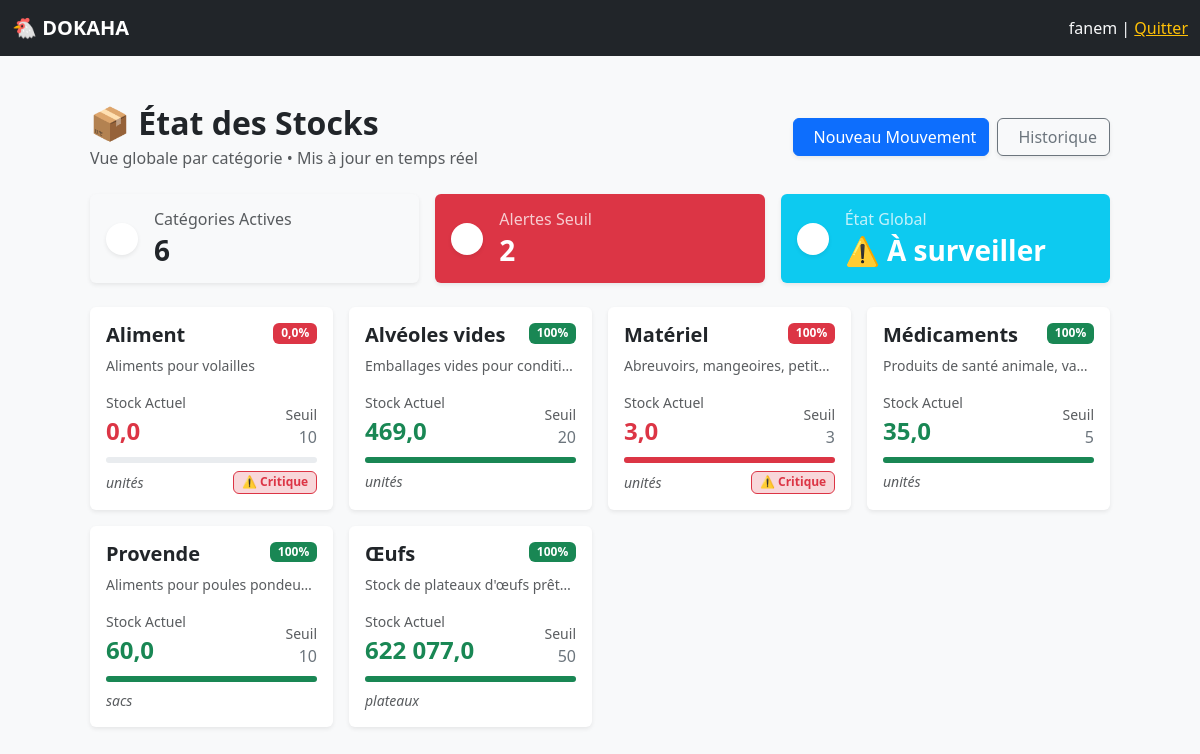
The page /stock/ (signed in) on the database its author committed.
### gestion/models.py (models this page shows, shortened)
class CategorieStock(models.Model):
    nom = models.CharField(max_length=100, unique=True)
    description = models.TextField(blank=True)
    unite_mesure = models.CharField(max_length=20)
    seuil_alerte = models.PositiveIntegerField()
    actif = models.BooleanField(default=True, verbose_name='Actif / Visible formulaire stock')
    class Meta:
        verbose_name = "Catégorie de stock"
        ordering = ['nom']

### gestion/views.py (the view)
# urls.py: path('stock/', views.stock_dashboard, name='stock_dashboard'),
@login_required
def stock_dashboard(request):
    from django.db.models import Sum
    from gestion.models import CategorieStock, MouvementStock
    categories = CategorieStock.objects.all().order_by('nom')
    data = []
    total_alertes = 0
    for cat in categories:
        entrees = MouvementStock.objects.filter(categorie=cat, type_mouvement='entree').aggregate(Sum('quantite'))['quantite__sum'] or 0
        sorties = MouvementStock.objects.filter(categorie=cat, type_mouvement='sortie').aggregate(Sum('quantite'))['quantite__sum'] or 0
        ajust   = MouvementStock.objects.filter(categorie=cat, type_mouvement='ajustement').aggregate(Sum('quantite'))['quantite__sum'] or 0
        pertes  = MouvementStock.objects.filter(categorie=cat, type_mouvement='perte').aggregate(Sum('quantite'))['quantite__sum'] or 0
        stock = float(entrees - sorties + ajust - pertes)
        seuil = cat.seuil_alerte or 0
        is_critical = seuil > 0 and stock <= seuil
        if is_critical: total_alertes += 1
        ratio = min(100, round((stock / seuil * 100) if seuil > 0 else 0, 1))
        data.append({
            'cat': cat, 'stock': stock, 'seuil': seuil,
            'is_critical': is_critical, 'ratio': ratio
        })
    return render(request, 'gestion/stock_dashboard.html', {
        'title': '📦 État des Stocks',
        'categories': data,
        'total_categories': len(data),
        'total_alertes': total_alertes,
        'user': request.user
    })

### gestion/templates/gestion/stock_dashboard.html (shortened to what this page needs)
{% extends 'gestion/base.html' %}
{% load humanize %}
{% block content %}
<div class="container-fluid py-4 px-3 px-lg-5">
    <div class="d-flex flex-column flex-md-row justify-content-between align-items-md-center mb-4 gap-3">
        <div>
            <h2 class="fw-bold mb-1">📦 État des Stocks</h2>
            <p class="text-muted mb-0">Vue globale par catégorie • Mis à jour en temps réel</p>
        </div>
        <div class="d-flex gap-2">
            <a href="/stock/ajouter/" class="btn btn-primary shadow-sm">
                Nouveau Mouvement
            </a>
            <a href="/stock/historique/" class="btn btn-outline-secondary shadow-sm">
                Historique
            </a>
        </div>
    </div>
    <div class="row g-3 mb-4">
        <div class="col-md-4">
            <div class="card border-0 shadow-sm bg-light h-100">
                <div class="card-body d-flex align-items-center gap-3">
                    <div class="bg-white p-3 rounded-circle text-primary shadow-sm">
                    </div>
                    <div>
                        <h6 class="text-muted mb-1">Catégories Actives</h6>
                        <h3 class="mb-0 fw-bold">{{ total_categories }}</h3>
                    </div>
                </div>
            </div>
        </div>
        <div class="col-md-4">
            <div class="card border-0 shadow-sm {% if total_alertes > 0 %}bg-danger text-white{% else %}bg-success text-white{% endif %} h-100">
                <div class="card-body d-flex align-items-center gap-3">
                    <div class="bg-white p-3 rounded-circle shadow-sm {% if total_alertes > 0 %}text-danger{% else %}text-success{% endif %}">
                    </div>
                    <div>
                        <h6 class="mb-1 opacity-75">Alertes Seuil</h6>
                        <h3 class="mb-0 fw-bold">{{ total_alertes }}</h3>
                    </div>
                </div>
            </div>
        </div>
        <div class="col-md-4">
            <div class="card border-0 shadow-sm bg-info text-white h-100">
                <div class="card-body d-flex align-items-center gap-3">
                    <div class="bg-white p-3 rounded-circle text-info shadow-sm">
                    </div>
                    <div>
                        <h6 class="mb-1 opacity-75">État Global</h6>
                        <h3 class="mb-0 fw-bold">{% if total_alertes == 0 %}✅ Stable{% else %}⚠️ À surveiller{% endif %}</h3>
                    </div>
                </div>
            </div>
        </div>
    </div>
    <div class="row g-3">
        {% for item in categories %}
        <div class="col-md-6 col-lg-4 col-xl-3">
            <div class="card h-100 border-0 shadow-sm hover-shadow">
                <div class="card-body p-3">
                    <div class="d-flex justify-content-between align-items-start mb-2">
                        <h5 class="card-title fw-bold mb-0 text-truncate" title="{{ item.cat.nom }}">{{ item.cat.nom }}</h5>
                        <span class="badge {% if item.is_critical %}bg-danger{% elif item.ratio >= 100 %}bg-success{% else %}bg-warning text-dark{% endif %}">
                            {{ item.ratio }}%
                        </span>
                    </div>
                    <p class="small text-muted mb-3 text-truncate">{{ item.cat.description|default:"-" }}</p>
                    <div class="d-flex justify-content-between align-items-end mb-2">
                        <div>
                            <small class="text-muted d-block">Stock Actuel</small>
                            <span class="fs-4 fw-bold {% if item.is_critical %}text-danger{% elif item.ratio >= 100 %}text-success{% else %}text-warning{% endif %}">
                                {{ item.stock|intcomma }}
                            </span>
                        </div>
                        <div class="text-end">
                            <small class="text-muted d-block">Seuil</small>
                            <span class="fs-6 text-secondary">{{ item.seuil|intcomma }}</span>
                        </div>
                    </div>
                    <div class="progress mb-2" style="height: 6px;">
                        <div class="progress-bar {% if item.is_critical %}bg-danger{% elif item.ratio >= 100 %}bg-success{% else %}bg-warning{% endif %}"
                             role="progressbar" style="width: {{ item.ratio }}%"></div>
                    </div>
                    <div class="d-flex justify-content-between align-items-center mt-2">
                        <small class="text-muted fst-italic">{{ item.cat.unite_mesure|default:"unités" }}</small>
                        {% if item.is_critical %}
                            <span class="badge bg-danger-subtle text-danger border border-danger">⚠️ Critique</span>
                        {% endif %}
                    </div>
                </div>
            </div>
        </div>
        {% endfor %}
    </div>
</div>
{% endblock %}

### gestion/templates/gestion/base.html (shortened to what this page needs)
{% load static %}
<!DOCTYPE html>
<html lang="fr">
<head>
    <link href="https://cdn.jsdelivr.net/npm/bootstrap@5.3.0/dist/css/bootstrap.min.css" rel="stylesheet">
</head>
<body class="bg-light">
    <nav class="navbar navbar-dark bg-dark mb-4">
        <div class="container-fluid">
            <a class="navbar-brand fw-bold" href="/dashboard/">🐔 DOKAHA</a>
            {% if user.is_authenticated %}
            <span class="navbar-text text-light">{{ user.username }} | <a href="/admin/logout/" class="text-warning">Quitter</a></span>
            {% endif %}
        </div>
    </nav>
    <div class="container">
        {% block content %}{% endblock %}
    </div>
</body>
</html>

### gestion/templates/gestion/stock_dashboard.html (style rules this page uses)
.hover-shadow { transition: transform 0.2s, box-shadow 0.2s; }
.text-truncate { max-width: 100%; overflow: hidden; white-space: nowrap; }

### rows shown on the page
CategorieStock: cat.nom "Aliment", ratio "0,0", cat.description "Aliments pour volailles", stock "0,0", seuil "10", cat.unite_mesure "unités", shows "⚠️ Critique"
CategorieStock: cat.nom "Alvéoles vides", ratio "100", cat.description "Emballages vides pour conditi…", stock "469,0", seuil "20", cat.unite_mesure "unités"
CategorieStock: cat.nom "Matériel", ratio "100", cat.description "Abreuvoirs, mangeoires, petit…", stock "3,0", seuil "3", cat.unite_mesure "unités", shows "⚠️ Critique"
CategorieStock: cat.nom "Médicaments", ratio "100", cat.description "Produits de santé animale, va…", stock "35,0", seuil "5", cat.unite_mesure "unités"
CategorieStock: cat.nom "Provende", ratio "100", cat.description "Aliments pour poules pondeu…", stock "60,0", seuil "10", cat.unite_mesure "sacs"
CategorieStock: cat.nom "Œufs", ratio "100", cat.description "Stock de plateaux d'œufs prêt…", stock "622 077,0", seuil "50", cat.unite_mesure "plateaux"

### other values the page prints
{{ user.username }} "fanem"
{{ total_categories }} "6"
{{ total_alertes }} "2"
